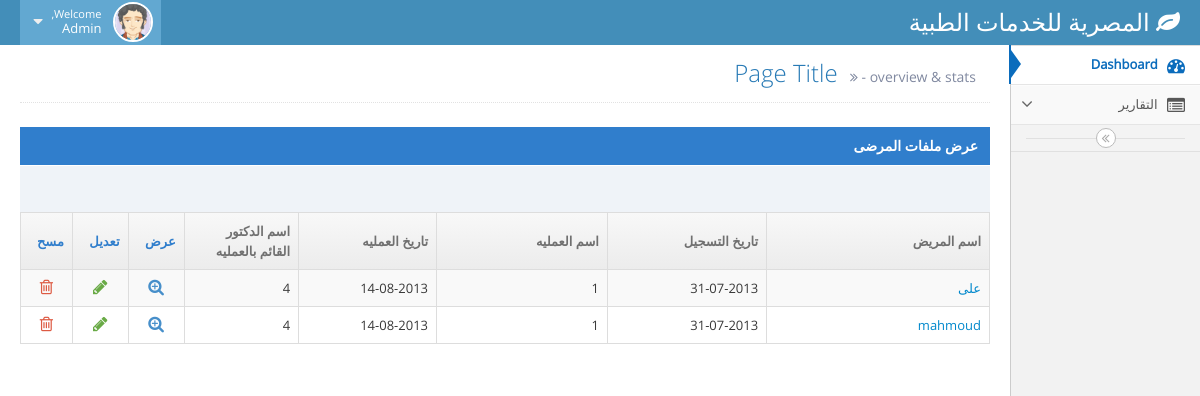
Screenshot of /index.php/patient_file/view_patients (signed in) with the database file from the repository.
### tables this page shows
CREATE TABLE IF NOT EXISTS `patient_files` (
  `id` int(11) NOT NULL AUTO_INCREMENT,
  `patient_id` int(11) NOT NULL,
  `surgery_name` varchar(30) NOT NULL,
  `surgery_place` varchar(30) NOT NULL,
  `surgery_date` varchar(100) NOT NULL,
  `reserve_date` varchar(100) NOT NULL,
  `surgery_description` text NOT NULL,
  `doctor_name` varchar(90) NOT NULL,
  `surgery_reasons` text NOT NULL,
  `Symptoms` text NOT NULL,
  `patient_age_at_surgery` int(11) NOT NULL,
  `pre_paient_disease` text NOT NULL,
  `paient_history` text NOT NULL,
  `radiologic` varchar(50) NOT NULL,
  `ascending` varchar(50) NOT NULL,
  `duplex` varchar(50) NOT NULL,
  `paient_family_disease_history` text NOT NULL,
  `paient_problems` text NOT NULL,
  `paient_diagnosis` text NOT NULL,
  `midicne` varchar(50) NOT NULL,
  `dexazone_tab` tinyint(1) NOT NULL DEFAULT '0',
  `tba` tinyint(1) NOT NULL DEFAULT '0',
  `Prostaglandime` tinyint(1) NOT NULL DEFAULT '0',
  `ray1` varchar(150) NOT NULL,
  `ray1_pic` varchar(50) NOT NULL,
  `ray2` varchar(150) NOT NULL,
  `ray2_pic` varchar(50) NOT NULL,
  `ray3` varchar(150) NOT NULL,
  `ray3_pic` varchar(50) NOT NULL,
  `notes` text NOT NULL,
  PRIMARY KEY (`id`),
  KEY `patient_id` (`patient_id`)
);

CREATE TABLE IF NOT EXISTS `patients` (
  `id` int(11) NOT NULL AUTO_INCREMENT,
  `name` varchar(80) NOT NULL,
  `pic` varchar(100) NOT NULL,
  `job` varchar(30) NOT NULL,
  `code` varchar(30) NOT NULL,
  `birthdate` varchar(40) NOT NULL,
  `contract_id` int(11) NOT NULL,
  `sex` tinyint(1) NOT NULL DEFAULT '1',
  `age` int(11) NOT NULL,
  `address` varchar(255) NOT NULL,
  `mobile` int(11) NOT NULL,
  `phone` int(11) NOT NULL,
  `notes` text NOT NULL,
  PRIMARY KEY (`id`),
  KEY `contract_id` (`contract_id`)
);

### application/controllers/patient_file.php (called while the page is built, shortened)
<?php if ( ! defined('BASEPATH')) exit('No direct script access allowed');
class Patient_file extends CI_Controller {
	 public function __construct()
	{
			$this->load-> model('Patient_model');
			$this->load-> model('Contracts_model');
			$this->load-> model('Patientfile_model');
			$this->load-> model('admin/Medicines_model');
	}
	public function view_patients()
	{
         $data['content']='patient_file/view';
		 $data['patients']= $this->Patientfile_model->get_all_patients();
         $this->load->view('admin_panel',$data);
	}
}

### index.php (called while the page is built, shortened)
<?php
require_once BASEPATH.'core/CodeIgniter.php';

### application/models/patientfile_model.php (called while the page is built, shortened)
<?
class Patientfile_model extends CI_Model {
	public function get_all_patients()
    {
      $sql="SELECT patient_files.id,patient_files. surgery_name ,patient_files.reserve_date, patient_files.surgery_date,patient_files. doctor_name, patients.name FROM patient_files , patients where  patients.id=patient_files.patient_id  order by patient_files.id";
	  $query = $this->db->query($sql);
	  return $query->result_array();
    }
}

### application/views/patient_file/view.php (the view)
                            <div class="table-header">
									<strong>عرض ملفات المرضى</strong>
</div>
						  <div id="sample-table-2_wrapper" class="dataTables_wrapper" role="grid"><div class="row-fluid"><div class="span6"><div class="dataTables_length" id="sample-table-2_length"></div></div></div>
                          <table aria-describedby="sample-table-2_info" id="sample-table-2" class="table table-striped table-bordered table-hover dataTable">
							  <thead>
								  <tr role="row">
                                  <th aria-label="Domain: activate to sort column ascending" style="width: 172px;" colspan="1" rowspan="1" aria-controls="sample-table-2" tabindex="0" role="columnheader" >	اسم المريض </th>
                                  <th  style="width: 118px;" colspan="1" rowspan="1"  tabindex="0" role="columnheader" >	تاريخ التسجيل </th><th aria-label="Clicks: activate to sort column ascending" style="width: 128px;" colspan="1" rowspan="1" aria-controls="sample-table-2" tabindex="0" role="columnheader" >	 اسم العمليه  </th>
                                   <th aria-label="Update: activate to sort column ascending" style="width: 100px;" colspan="1" rowspan="1" aria-controls="sample-table-2" tabindex="0" role="columnheader"> تاريخ العمليه  </th>
                                  <th aria-label="Update: activate to sort column ascending" style="width: 80px;" colspan="1" rowspan="1" aria-controls="sample-table-2" tabindex="0" role="columnheader">  اسم الدكتور القائم بالعمليه  </th>
                                  <th aria-label="" style="width: 20px;" colspan="1" rowspan="1" role="columnheader" class="sorting_disabled" align="center">عرض</th>
                                       <th aria-label="" style="width: 20px;" colspan="1" rowspan="1" role="columnheader" class="sorting_disabled">تعديل</th>
                                            <th aria-label="" style="width: 20px;" colspan="1" rowspan="1" role="columnheader" class="sorting_disabled">مسح</th>
                                  </tr>
							  </thead>
							<tbody aria-relevant="all" aria-live="polite" role="alert">
                            <? foreach($patients as $row)
							{
							?>
                            <tr class="odd">
<td class=" "><a href="<? echo base_url();?>index.php/patient_file/data/<? echo $row['id'];?>"><? echo $row['name'];?></a>	 </td>
										<td class=" "><? echo $row['reserve_date'];?></td>
										<td class="hidden-480 "><? echo $row['surgery_name'];?></td>
                                        <td class="hidden-phone "><? echo $row['surgery_date'];?></td>
										<td class="hidden-phone "><? echo $row['doctor_name'];?></td>
                                        <td class="hidden-480 " align="center">
                                        <div align="center"><a class="blue" href="<? echo base_url();?>index.php/patient_file/data/<? echo $row['id'];?>">
													<i class="icon-zoom-in bigger-130"></i>	</a></div></td>
										<td class="hidden-phone " align="center">
                            <div align="center"><a class="green" href="<? echo base_url();?>index.php/patient_file/edit/<? echo $row['id'];?>">
													<i class="icon-pencil bigger-130"></i></a></div></td>
										<td class="td-actions " align="center">
					<div align="center"><a class="red" href="<? echo base_url();?>index.php/patient_file/delete/<? echo $row['id'];?>">
													<i class="icon-trash bigger-130"></i></a></div></td>
								  </tr>
                                  <? }?>
                                  </tbody></table>

### rows the page displays
patient_files: patient.name "على", reserve_date "31-07-2013", surgery_name "1", surgery_date "14-08-2013", doctor_name "4"
patient_files: patient.name "mahmoud", reserve_date "31-07-2013", surgery_name "1", surgery_date "14-08-2013", doctor_name "4"
